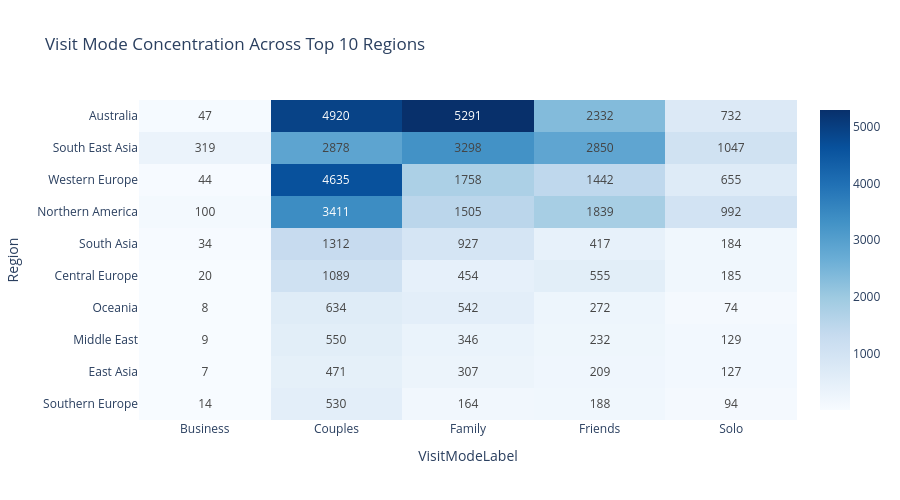

Here is the notebook cell this chart was saved with:
### Markdown cell above
### 🌍 6.7 Visit mode vs. region — where do family / business / solo travelers concentrate?

### Code cell
cross = pd.crosstab(master["Region"], master["VisitModeLabel"])
cross = cross.loc[cross.sum(axis=1).sort_values(ascending=False).head(10).index]

fig = px.imshow(
    cross, text_auto=True, aspect="auto", color_continuous_scale="Blues",
    title="Visit Mode Concentration Across Top 10 Regions"
)
fig.update_layout(height=500)
fig.show()

### Figure 1 — Plotly figure (JSON) as saved in the notebook; plotly's stock layout.template omitted (floating-point values rounded to 4 significant figures)
{"data": [{"coloraxis": "coloraxis", "hovertemplate": "VisitModeLabel: %{x}<br>Region: %{y}<br>color: %{z}<extra></extra>", "name": "0", "texttemplate": "%{z}", "type": "heatmap", "x": ["Business", "Couples", "Family", "Friends", "Solo"], "xaxis": "x", "y": ["Australia", "South East Asia", "Western Europe", "Northern America", "South Asia", "Central Europe", "Oceania", "Middle East", "East Asia", "Southern Europe"], "yaxis": "y", "z": [[47, 4920, 5291, 2332, 732], [319, 2878, 3298, 2850, 1047], [44, 4635, 1758, 1442, 655], [100, 3411, 1505, 1839, 992], [34, 1312, 927, 417, 184], [20, 1089, 454, 555, 185], [8, 634, 542, 272, 74], [9, 550, 346, 232, 129], [7, 471, 307, 209, 127], [14, 530, 164, 188, 94]]}], "layout": {"coloraxis": {"colorscale": [[0, "rgb(247,251,255)"], [0.125, "rgb(222,235,247)"], [0.25, "rgb(198,219,239)"], [0.375, "rgb(158,202,225)"], [0.5, "rgb(107,174,214)"], [0.625, "rgb(66,146,198)"], [0.75, "rgb(33,113,181)"], [0.875, "rgb(8,81,156)"], [1, "rgb(8,48,107)"]]}, "height": 500, "title": {"text": "Visit Mode Concentration Across Top 10 Regions"}, "xaxis": {"anchor": "y", "domain": [0, 1], "title": {"text": "VisitModeLabel"}}, "yaxis": {"anchor": "x", "autorange": "reversed", "domain": [0, 1], "title": {"text": "Region"}}}}
